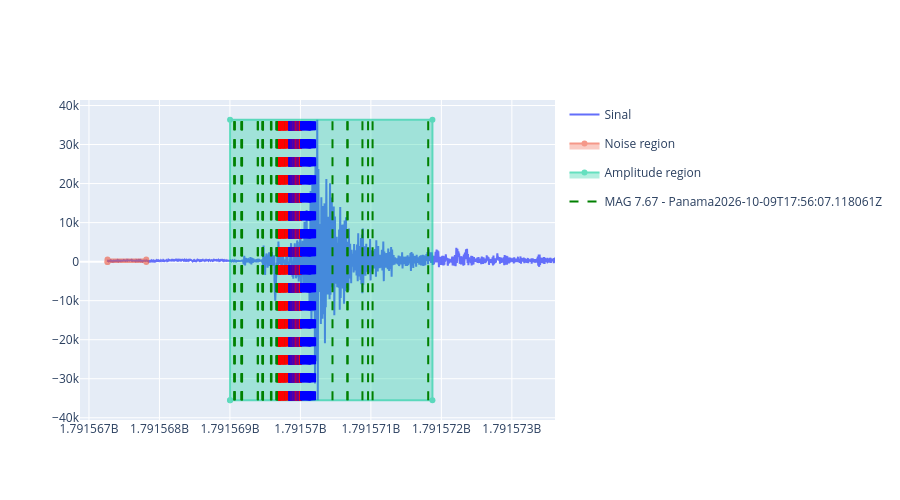

Write notebook code for a chart like this one.
### Markdown cell above
Assim, conseguimos estimar uma caixa que contém a variação sentida. Vamos comparar essa variação com a padrão do ruído

### Code cell
factor_std = signal_std / noise_mean_std
factor_amplitude = (max_signal - min_signal) / (max_noise - min_noise)

print(f"Fator de diferença sinal/ruído do desvio padrão: {factor_std:.2f}x")
print(f"Fator de diferença sinal/ruído da amplitude: {factor_amplitude:.2f}x")

plot_signal(df, time_data, regions=[noise_region, signal_region])
